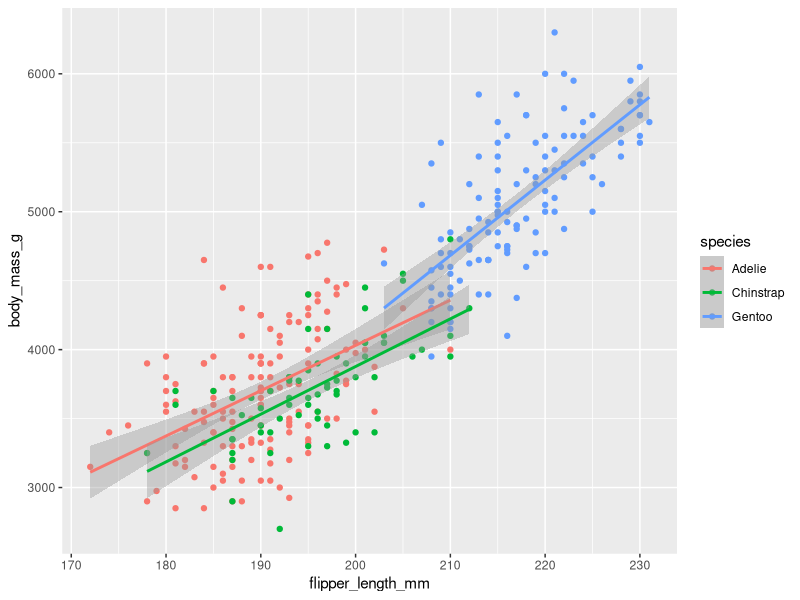
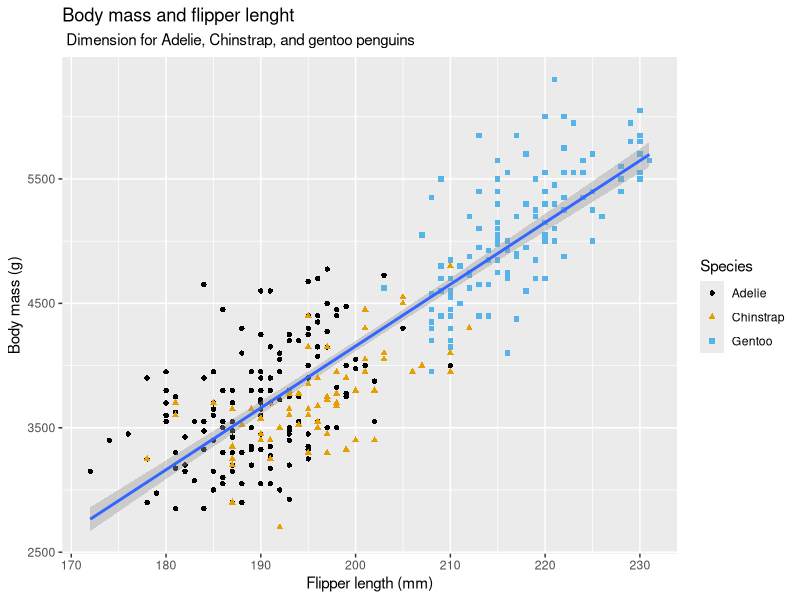
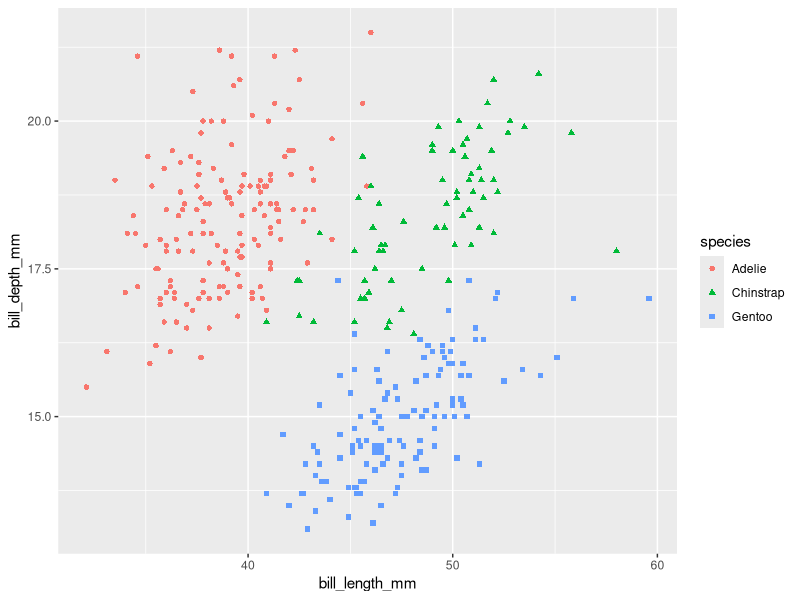

Write the R code that produced these figures, in order. (Note: this script raises an error after producing the figures.)
# Already Installed the Tidyverse
# Loaded the package 
library(tidyverse)

# Run updates 
tidyverse_update()

# Install other excellent packages 
install.packages(
      c("arrow", "babynames", "curl", "duckdb", "gapminder", 
        "ggrepel", "ggridges", "ggthemes", "hexbin", "janitor", "Lahman", 
        "leaflet", "maps", "nycflights13", "openxlsx", "palmerpenguins", 
        "repurrrsive", "tidymodels", "writexl")
)

1 + 2
# ggplot2 implements the grammar of graphics

install.packages("palmerpenguins")

library(palmerpenguins)
#> 
#> Attaching package: 'palmerpenguins'
#> The following objects are masked from 'package:datasets':
#> 
#>     penguins, penguins_raw
library(ggthemes)

penguins

View(penguins)
glimpse(penguins)
?glimpse
str(penguins)
?penguins

?ggplot

ggplot(
      data = penguins,
      mapping = aes(x = flipper_length_mm, y = body_mass_g, color = species)
) +
      geom_point(mapping = aes(color = species)
                 ) +
      geom_smooth(method = "lm")

ggplot(
      data = penguins,
      mapping = aes(x = flipper_length_mm, y = body_mass_g)
) +
      geom_point(mapping = aes(color = species, shape = species)) +
      geom_smooth(method = "lm") +
      labs (
            title = "Body mass and flipper lenght",
            subtitle = " Dimension for Adelie, Chinstrap, and gentoo penguins",
            x = "Flipper length (mm)", y = "Body mass (g)",
            color = "Species", shape = "Species"
      ) +
      scale_color_colorblind()
#How many rows are in penguins? How many columns?
nrow(penguins)

?penguins
#Make scarter plot of bill depth and bill length?

ggplot(
      data = penguins, 
      mapping = aes(x = bill_length_mm, y = bill_depth_mm)
) +
      geom_point(mapping = aes(color = species, shape = species))

ggplot(data = penguins) + 
      geom_point()

ggplot(
      data = penguins,
      mapping = aes(x = flipper_length_mm, y = body_mass_g, color = island)
) +
      geom_point() +
      geom_smooth(se = FALSE)


ggplot(
      data = penguins,
      mapping = aes(x = flipper_length_mm, y = body_mass_g)
) +
      geom_point() +
      geom_smooth()

ggplot() +
      geom_point(
            data = penguins,
            mapping = aes(x = flipper_length_mm, y = body_mass_g)
      ) +
      geom_smooth(
            data = penguins,
            mapping = aes(x = flipper_length_mm, y = body_mass_g)
      )

#ggplot2 calls
ggplot(
      data = penguins,
      mapping = aes(x = flipper_length_mm, y = body_mass_g)
) +
      geom_point()

ggplot(penguins, aes(x = flipper_length_mm, y = body_mass_g)) + 
      geom_point()
#pipe
penguins |> 
      ggplot(aes(x = flipper_length_mm, y = body_mass_g)) + 
      geom_point()


#Visualizing distributions

ggplot(penguins, aes(x = species)) +
      geom_bar()

ggplot(penguins, aes(x = fct_infreq(species))) +
      geom_bar()

#A numerical variable 

ggplot(penguins, aes(x = body_mass_g)) + 
      geom_histogram(binwidth = 200)


ggplot(penguins, aes(x = body_mass_g)) + 
      geom_histogram(binwidth = 20)

ggplot(penguins, aes(x = body_mass_g)) +
      geom_density()

ggplot(penguins, aes(y = species, color = species)) +
      geom_bar()

ggplot(penguins, aes(x = species)) +
      geom_bar(color ="red")

ggplot(penguins, aes(x = species)) +
      geom_bar(fill ="red",)

ggplot(penguins, aes(x = species, y = body_mass_g)) +
      geom_boxplot()

ggplot(penguins, aes(x = body_mass_g, color = species)) +
      geom_density(linewidth = 0.75)

ggplot(penguins, aes(x = body_mass_g, color = species, fill = species)) +
      geom_density(alpha = 0.5)

ggplot(penguins, aes(x= island, fill = species)) +
      geom_bar(position = "fill")

ggplot(penguins, aes(x = flipper_length_mm, y = body_mass_g)) +
      geom_point()

ggplot(penguins, aes(x = flipper_length_mm, y = body_mass_g)) +
      geom_point(aes(color = species, shape = island))

ggplot(penguins, aes(x = flipper_length_mm, y = body_mass_g)) +
      geom_point(aes(color = species, shape = species)) +
      facet_wrap(~island)
                 